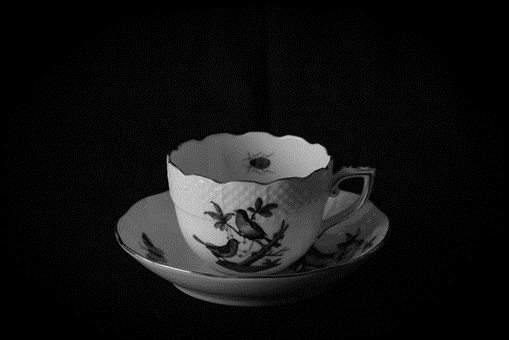
%> input picture Shared resources/Materials/cup_1.png, 509 x 340 px
$ octave main.m   (GNU Octave 9; MATLAB toolbox functions it lacks are replaced by stand-ins)
%> lines starting %> are read from the running program, lines starting %| are printed output that depends on the picture; in (x1, y1, x2, y2) boxes, pixels count from 0 and x2, y2 are one past the last pixel; in counts of white or black regions, pixels touching at a corner belong together; the program's own positions count from 1
### gray_processing/Scripts/preprocessGrayImage.m
function processedImage = preprocessGrayImage(image)
    % preprocessGrayImage - Preprocesses grayscale images.
    %
    %   processedImage = preprocessGrayImage(image)
    %
    %   This function preprocesses grayscale images by adjusting the contrast
    %   and scaling the pixel values to the range [0, 255]. If the input image
    %   is in RGB format, it is converted to grayscale before preprocessing.
    %
    %   Arguments:
    %   - image: Input grayscale or RGB image.
    %
    %   Returns:
    %   - processedImage: Preprocessed image.
    %

    % Check if the image is in RGB format
    if ndims(image) == 3 && size(image, 3) == 3
        % Convert RGB image to grayscale
        grayImage = rgb2gray(image);
    else
        grayImage = image; % Image is already grayscale
    end

    % Convert the image to double type
    grayImage = im2double(grayImage);

    % Adjust the contrast of the image
    adjustedImage = imadjust(grayImage, [min(grayImage(:)), max(grayImage(:))], [0, 1]);

    % Scale the pixel values to the range [0, 255]
    scaledImage = uint8(adjustedImage * 255);

    % Return the preprocessed image
    processedImage = scaledImage;
end

### gray_processing/distributing_dots/Scripts/addZeroMargin.m
function matrix_with_margins = addZeroMargin(matrix, range_margin)
    size_matrix = size(matrix);
    range_x = range_margin : (size_matrix(2)-range_margin);
    range_y = range_margin : (size_matrix(1)-range_margin);

    matrix_with_margins = zeros(size_matrix);
    matrix_with_margins(range_y, range_x) = matrix(range_y, range_x);
end

### gray_processing/distributing_dots/Scripts/randValueWithWeight.m
function values = randValueWithWeight(values_posible, weight, num_of_values)
    p = weight./sum(weight);
    cumulative_prob = cumsum(p);
    random_numbers = rand(1,num_of_values);

    selections = bsxfun(@ge, random_numbers, cumulative_prob);
    inds = sum(selections, 2) + 1;
    values = values_posible(inds);
end

### gray_processing/distributing_dots/Scripts/calcRangeAroundCenter.m
function [xx_range, yy_range] = calcRangeAroundCenter(centerXY, radius)
    yy_range = (centerXY(2)-radius) : (centerXY(2)+radius);
    xx_range = (centerXY(1)-radius) : (centerXY(1)+radius);
end

### gray_processing/distributing_dots/Scripts/addCircleToImg.m
function img = addCircleToImg(img, posXY, radius_circle)

    [xx_range, yy_range] = calcRangeAroundCenter(posXY, radius_circle);

    img_part = img(yy_range, xx_range);

    img_circle = drawEllipse([1,1]*(2*radius_circle+1), 1);
    mask = img_circle ~= 0;
    img_part(mask) = img_circle(mask);

    img(yy_range, xx_range) = img_part;
end

### gray_processing/distributing_dots/Scripts/drawEllipse.m
function matrix = drawEllipse(size_mat, radius_ratio)
    if nargin < 2
        radius_ratio = 1;
    end

    matrix = zeros(size_mat);

    % Obliczanie rozmiaru macierzy
    rows = size_mat(1);
    cols = size_mat(2);

    % Obliczanie współrzędnych środka macierzy
    center_row = round(rows / 2);
    center_col = round(cols / 2);

    radius = min(size_mat);

    % Obliczanie promienia elipsy
    %radius = min(center_row, center_col);

    % Tworzenie siatki współrzędnych
    [X, Y] = meshgrid(1:cols, 1:rows);

    % Obliczanie dystansu od środka macierzy
    distance = sqrt( ((X - center_col)/(center_col-1)).^2 + ((Y - center_row)/(center_row-1)).^2 );

    % Tworzenie maski dla elipsy
    ellipse_mask = distance <= radius_ratio;

    % Rysowanie elipsy na macierzy
    matrix(ellipse_mask) = 1;
end

### gray_processing/distributing_dots/main.m
clc; clear; close all;
addAllPaths()

name_file = 'cup_1.png';
img_origin = imread(name_file);
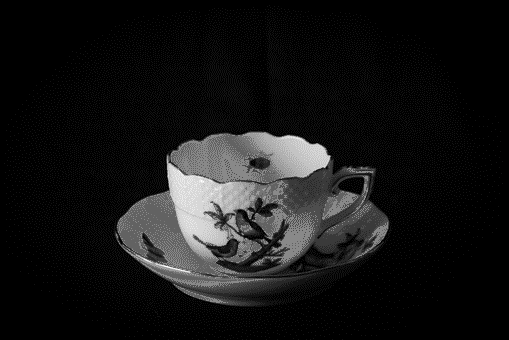
%> img_origin: size 340x509 uint8; min 0, max 13, mean 1.13; drawn with min black and max white
img_processed = preprocessGrayImage(img_origin);
img_processed = imadjust(img_processed, [0.2, 1]).^2;
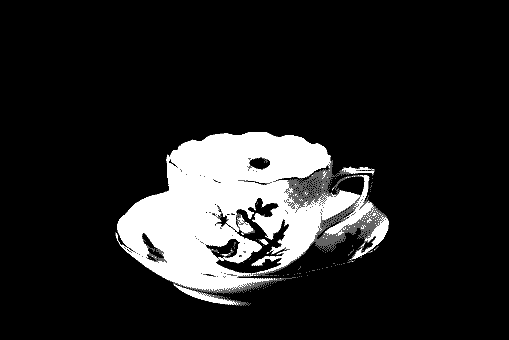
%> img_processed: size 340x509 uint8; min 0, max 255, mean 35.5

radius_circle = 2;
num_of_circles = 300;

img_final = zeros(size(img_processed));
img_probabilty = img_processed;
img_probabilty = addZeroMargin(img_probabilty, radius_circle);

[img_final, img_probabilty] = addRandomCircleToImg(img_final, img_probabilty, radius_circle, num_of_circles);

figure
subplot(1,2,1)
imshow(img_processed, [] )
title('Image original')

subplot(1,2,2)
imshow(img_final, [])
title('Image final')

function img = cutOffCircle(img, posXY, radius_circle)
    img_size = size(img);
    [xx_range, yy_range] = calcRangeAroundCenter(posXY, radius_circle);
    [xx_range, is_x_valid] = correctRange(xx_range, [1,img_size(2)]);
    [yy_range, is_y_valid] = correctRange(yy_range, [1,img_size(1)]);

    img_part = img(yy_range, xx_range);

    img_circle = drawEllipse([1,1]*(2*radius_circle+1), 1);
    mask = img_circle == 0;
    mask_croped = mask(is_y_valid, is_x_valid);
    img_part = img_part.*mask_croped;

    img(yy_range, xx_range) = img_part;
end

function [range_inds_corrected, mask] = correctRange(range_inds, borders)
    is_too_low = range_inds < borders(1);
    is_too_high = range_inds > borders(2);

    mask = ~(is_too_low | is_too_high);

    range_inds_corrected = range_inds(mask);
end

function [img, img_probabilty] = addRandomCircleToImg(img, img_probabilty, radius_circle, num_of_circles)
%> called with radius_circle = 2, num_of_circles = 300
    img_size = size(img_probabilty);
%> img_size = [340 509]
    inds = 1 : length(img_probabilty(:));

    for ii = 1 : num_of_circles
        if find(img_probabilty) ~= 0
            ind_rand = randValueWithWeight(inds, img_probabilty(:)', 1);
            [yy, xx] = ind2sub(img_size, ind_rand);
            pos = [xx, yy];

            img = addCircleToImg(img, pos, radius_circle);

            img_probabilty = cutOffCircle(img_probabilty, pos, radius_circle*2);
        end
    end
%> this loop made 300 passes
%> (inds in randValueWithWeight, values in randValueWithWeight, ind_rand, yy, xx, pos) on passes 1 to 5: (104553, 104553, 104553, 173, 308, [308 173]), (97734, 97734, 97734, 154, 288, [288 154]), (73728, 73728, 73728, 288, 217, [217 288]), (65205, 65205, 65205, 265, 192, [192 265]), (79385, 79385, 79385, 165, 234, [234 165])
%> (inds in randValueWithWeight, values in randValueWithWeight, ind_rand, yy, xx, pos) on pass 26: (55003, 55003, 55003, 263, 162, [162 263])
%> pass 1, in addRandomCircleToImg, `img = addCircleToImg(img, pos, radius_circle);`:
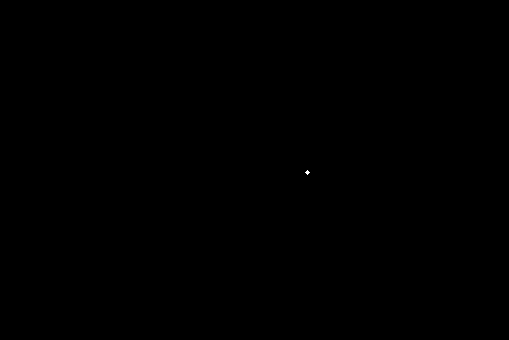
%> img: size 340x509 double; values 0 (black) and 1 (white), 0.01% white in thin lines or dots, all inside (x1, y1, x2, y2) = (305, 170, 310, 175)
%> after the loop:
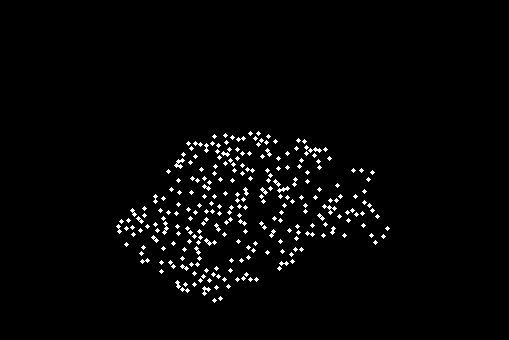
%> img: size 340x509 double; values 0 (black) and 1 (white), 2.3% white in thin lines or dots, all inside (x1, y1, x2, y2) = (116, 131, 390, 303)
%> after the loop:
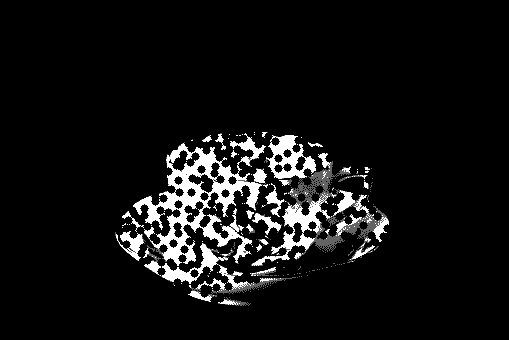
%> img_probabilty: size 340x509 double; min 0, max 255, mean 18.5
end

function addAllPaths()
    shared_resources_path = fullfile('..', '..', 'Shared resources');

    addpath(genpath(shared_resources_path));
    addpath(genpath(pwd));
end
